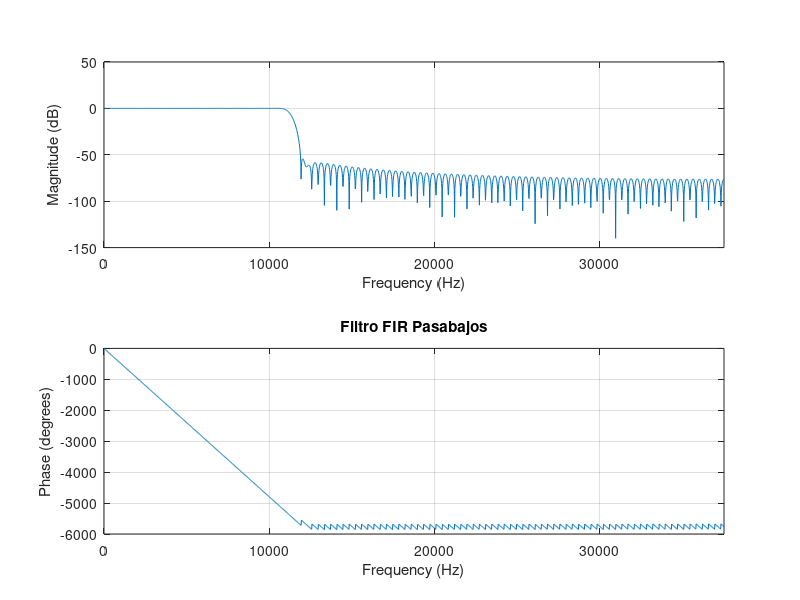
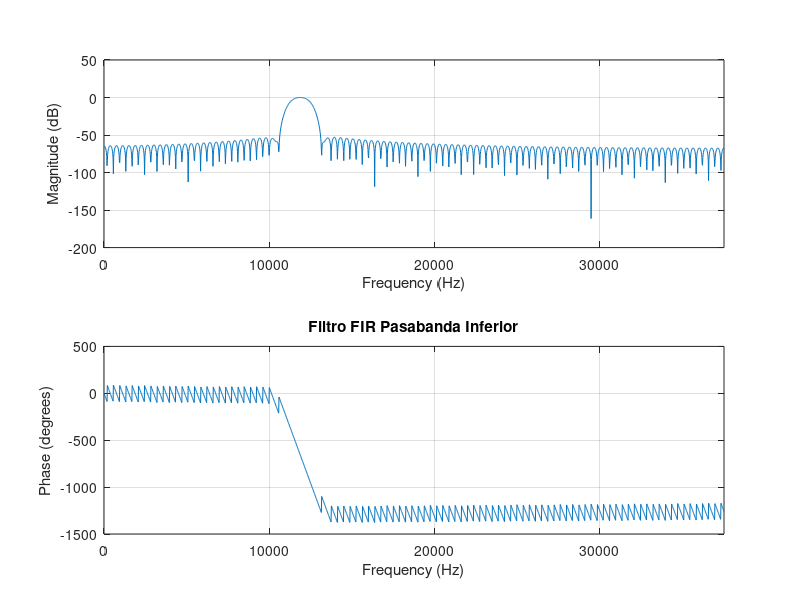
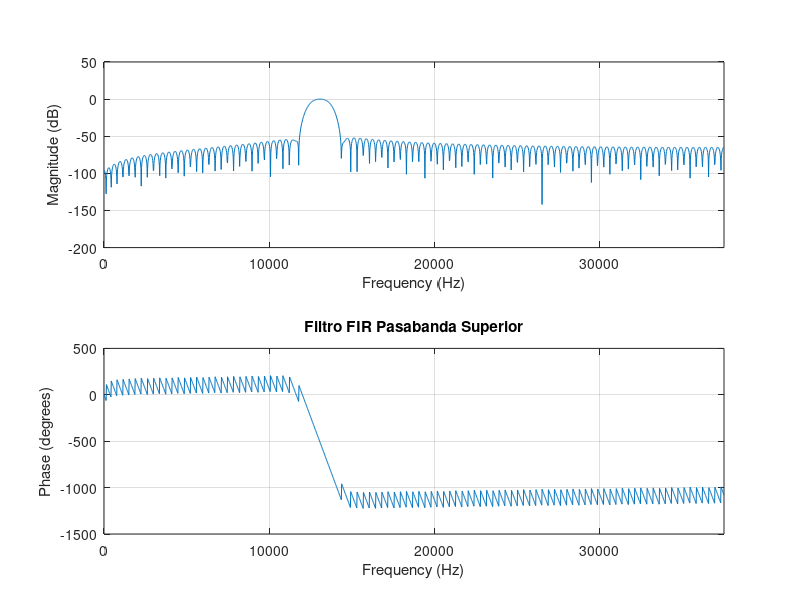
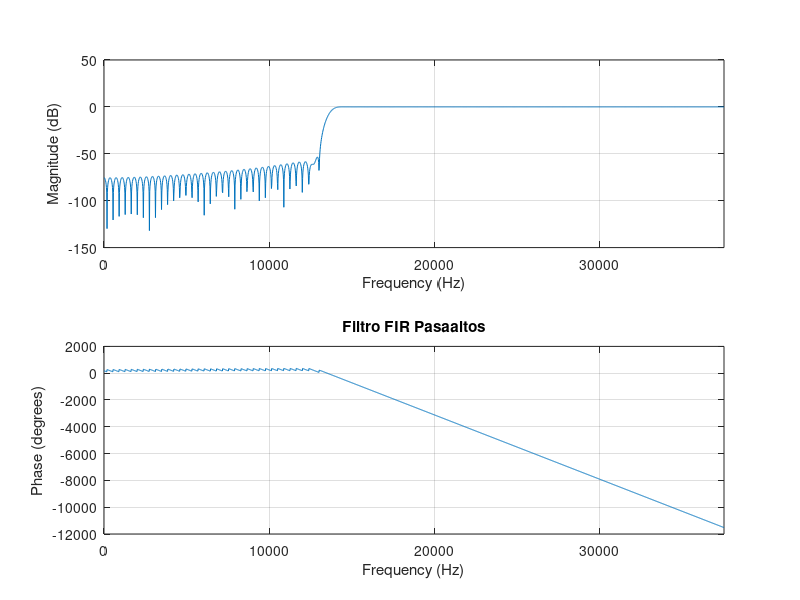

Recreate these plots in MATLAB, in order. (Note: this script raises an error after producing the figures.)
clc
clear
close all

%% Parámetros del sistema

fs = 75000;        % frecuencia de muestreo
N = 200;           % orden del filtro

% frecuencias de símbolos FSK
f1 = 10700;
f2 = 11900;
f3 = 13100;
f4 = 14300;

% frecuencias de corte
fc1 = 11300;
fc2 = 12500;
fc3 = 13700;

% normalización
W1 = fc1/(fs/2);
W2 = fc2/(fs/2);
W3 = fc3/(fs/2);

%% Diseño filtros FIR con ventana de Hamming

% filtro pasabajos
b1 = fir1(N,W1,'low',hamming(N+1));

% filtro pasabanda inferior
b2 = fir1(N,[W1 W2],'bandpass',hamming(N+1));

% filtro pasabanda superior
b3 = fir1(N,[W2 W3],'bandpass',hamming(N+1));

% filtro pasaaltos
b4 = fir1(N,W3,'high',hamming(N+1));

%% Diagramas de Bode

figure
freqz(b1,1,2048,fs)
title('Filtro FIR Pasabajos')

figure
freqz(b2,1,2048,fs)
title('Filtro FIR Pasabanda Inferior')

figure
freqz(b3,1,2048,fs)
title('Filtro FIR Pasabanda Superior')

figure
freqz(b4,1,2048,fs)
title('Filtro FIR Pasaaltos')

%% Visualización profesional de todos los filtros

fvtool(b1,1,b2,1,b3,1,b4,1,'Fs',fs)
legend('LPF','BPF1','BPF2','HPF')
